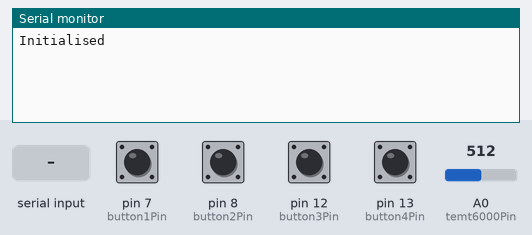
Simulated run of this sketch. Board: Arduino Leonardo, built with avr-gcc and run on an emulated ATmega32U4. Parts: the last lines printed to the serial monitor. The test bench sets the inputs (shaded band); at power-on: pin 7 (button1Pin), pin 8 (button2Pin), pin 12 (button3Pin), pin 13 (button4Pin) HIGH, A0 (temt6000Pin) = 512.

Above: at 1.2 s.
1.3 s: "c90\n" received over Serial
At 2.6 s:
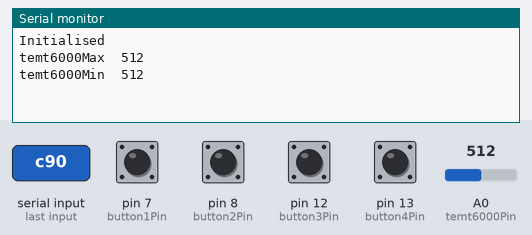
2.9 s: "b90\n" received over Serial
5.9 s: "p90\n" received over Serial
At 6.3 s:
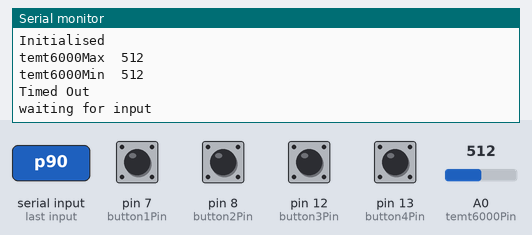
7.4 s: "d90\n" received over Serial
At 11.0 s:
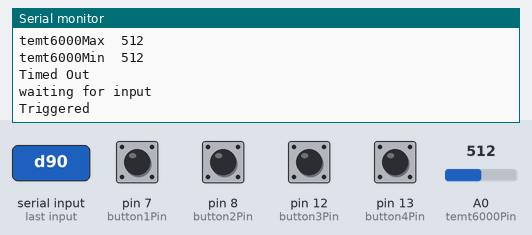

Measured:
- after the input at 1.3 s, the serial monitor: prints a new line after 0.10 s (image 1)
- after the input at 5.9 s, the serial monitor: prints a new line at once (image 2)
- after the input at 7.4 s, the serial monitor: prints a new line after 3.0 s (image 3)

The sketch:

ButtonTemt02.ino
```cpp
#include <Button.h>

const int button1Pin = 7;     // the number of the pushbutton pin
Button button1 = Button(button1Pin, PULLUP);

const int button2Pin = 8;     // the number of the pushbutton pin
Button button2 = Button(button2Pin, PULLUP);

const int button3Pin = 12;     // the number of the pushbutton pin
Button button3 = Button(button3Pin, PULLUP);

const int button4Pin = 13;     // the number of the pushbutton pin
Button button4 = Button(button4Pin, PULLUP);

unsigned long trialTime = 0;
unsigned long trialStart = 0;

String triggered = "Not Triggered";

int temt6000Read = 0;
int temt6000Pin = A0;
int temt6000Value = 0;
long temt6000Time = 0;

long runningTime = 0; //Time from photocell trigger
int timeOut = 3000; //max runningTime

int noTriggerTime = 0; //time before photocell was triggered
int startTime = 0; //time that trigger and response loop was started

int buttonState;             // the current reading from the input pin
long buttonTime = 0;         // the last time the output pin was toggled
long responseTime = 0;

int inByte = 0;         // incoming serial byte
int pressed = 1;
int key = 0;


void setup() {
  Serial.begin(9600);
  while (!Serial) {
     ; // wait for serial port to connect. Needed for Leonardo only
   }

  establishContact();  // send a byte to establish contact until receiver responds
}

void loop(){
  if(Serial.available() > 0){
    inByte = Serial.read();
    if (inByte == 'b'){
      pressed = 1;
      startTime = millis();
      noTriggerTime = 0;
      while (analogRead(temt6000Pin) <= 100 && noTriggerTime<timeOut){
        noTriggerTime = millis() - startTime;
      }
      if (noTriggerTime < timeOut){
        temt6000Time = millis();
        do
        {
          runningTime = millis() - temt6000Time;
          if (button1.isPressed()){
            buttonTime = millis();
            key = 1;
            pressed = 0;
          }
          if (button2.isPressed()){
            buttonTime = millis();
            key = 2;
            pressed = 0;
          }
          if (button3.isPressed()){
            buttonTime = millis();
            key = 3;
            pressed = 0;
          }
          if (button4.isPressed()){
            buttonTime = millis();
            key = 4;
            pressed = 0;
          }

        }
        while (pressed && runningTime <= timeOut);

        if (runningTime>timeOut) {
          Serial.println("Timed Out");
          pressed = 0;
        }
        else {
          responseTime = buttonTime - temt6000Time;
          Serial.print(responseTime);
          Serial.print("\t");
          Serial.println(key);
        }
      }
      else {
        Serial.println("No Trigger");
      }
    }
    else if (inByte == 'c'){
      trialTime = Serial.parseInt();
      trialStart = millis();
      int temt6000Min = 1024;
      int temt6000Max = 0;
  //    now = millis();
      while (millis() - trialStart < trialTime){
        temt6000Value = analogRead(temt6000Pin);
        if (temt6000Value > temt6000Max){
          temt6000Max = temt6000Value;
        }
        if (temt6000Value < temt6000Min){
          temt6000Min = temt6000Value;
        }
//      now = millis();
        delay(100);
      }
      Serial.print("temt6000Max  ");
      Serial.println(temt6000Max);
      Serial.print("temt6000Min  ");
      Serial.println(temt6000Min);
    }
    else if (inByte=='p'){
      Serial.println("waiting for input");
      }
    else if (inByte=='d'){
      temt6000Time = millis();
      runningTime = 0;
      while (runningTime<=timeOut){
        runningTime = millis() - temt6000Time;
        if(analogRead(temt6000Pin) > 150){
          triggered = "Triggered";
        }
      }
      Serial.println(triggered);
      triggered = "Not Triggered";
    }
  }
}

void establishContact() {
  if (Serial.available() <= 0) {
    Serial.println("Initialised");
  }
}
```
